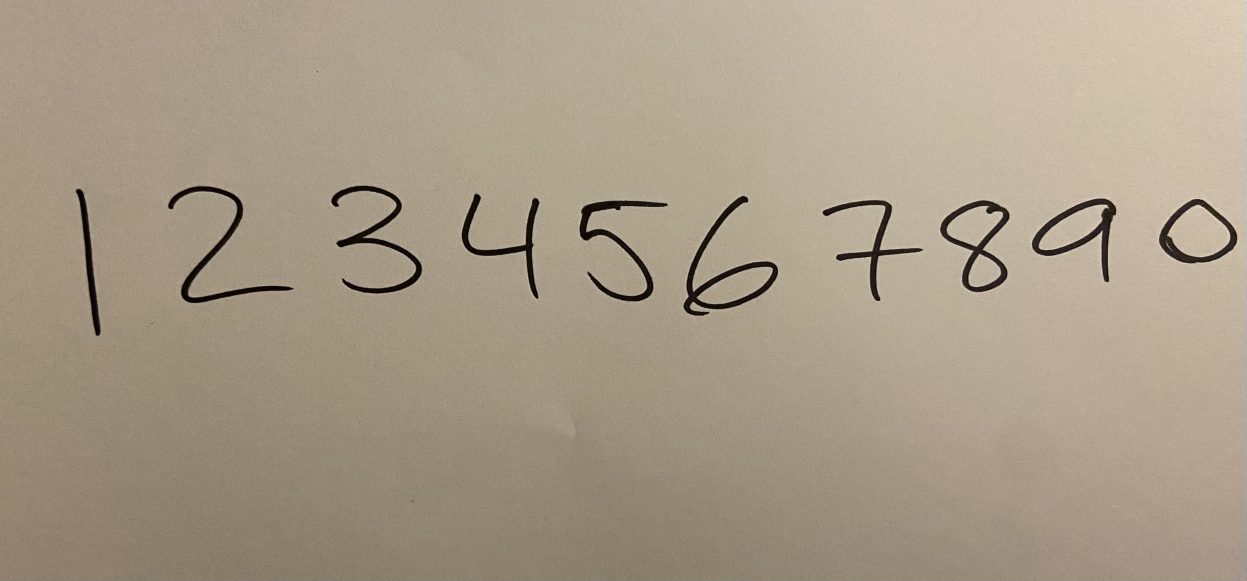
#> input picture number_test4.jpg, 3739 x 1743 px (shown at 1/3 size)
$ jupyter execute Ordered_Digits.ipynb   (older library calls are emulated)
#> lines starting #> are read from the running program, lines starting #| are printed output that depends on the picture; after the words box and inside, x2 and y2 are one past the last pixel; in counts of white or black regions, pixels touching at a corner belong together
[cell 1]
# Image with all digits
import cv2
import numpy as np
import matplotlib.pyplot as plt
import pandas as pd

image = cv2.imread('number_test4.jpg')
#> image is the input picture: shape (1743, 3739, 3); mean B, G, R 136.6, 155.5, 168.6
image = cv2.resize(image, (700, 500))
#> image: shape (500, 700, 3)
grey = cv2.cvtColor(image.copy(), cv2.COLOR_BGR2GRAY)
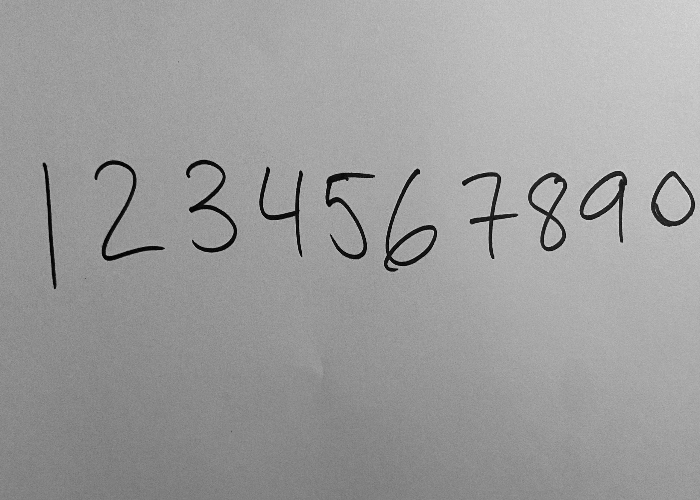
#> grey: shape (500, 700); min 1, max 234, mean 157.1

ret, thresh = cv2.threshold(grey.copy(), 100, 255, cv2.THRESH_BINARY_INV)
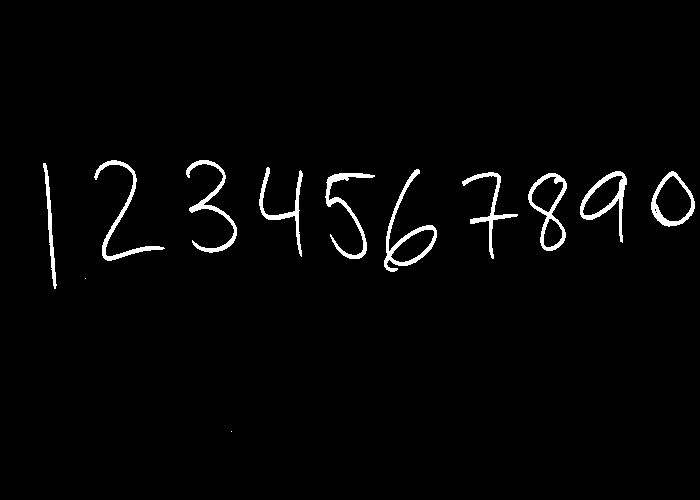
#> thresh: shape (500, 700); 2.1% white; 12 white regions (2 under 20 px)
_, contours, _ = cv2.findContours(thresh.copy(), cv2.RETR_EXTERNAL, cv2.CHAIN_APPROX_SIMPLE)
#> contours = 12 contours, 2 with area under 20; largest, box (x1, y1, x2, y2) and area: (528, 173, 567, 251) 1718, (651, 171, 695, 227) 1643, (384, 169, 437, 272) 1519, (580, 171, 627, 243) 1416, (186, 160, 237, 253) 662

preprocessed_digits = []
x_coord = []
y_coord = []

for c in contours:
    x, y, w, h = cv2.boundingRect(c)

    # Cropping digit out of image
    digit = thresh[y:y+h, x:x+w]

    # Check size of digit to attempt to keep extraneous markings out of data
    if(digit.size > 325):
        # Create rectangle around each digit in image to display
        cv2.rectangle(image, (x, y), (x+w, y+h), color=(255, 0, 0))

        # Resizing digit to 18x18 to be centered in 28x28 in image
        resized_digit = cv2.resize(digit, (18,18))

        # Pad digit with 5 pixels of black on each side to have digit centered in 28x28 image
        padded_digit = np.pad(resized_digit, ((5,5),(5,5)), 'constant', constant_values=0)

        # Appending final preprocessed digit to list
        preprocessed_digits.append(padded_digit)
        x_coord.append(x)
        y_coord.append(y)
#> this loop made 12 passes
#> (x, y, w, h) on passes 3 to 12: (528, 173, 39, 78), (325, 173, 50, 86), (462, 172, 56, 87), (651, 171, 44, 56), (580, 171, 47, 72), (384, 169, 53, 103), (259, 167, 44, 90), (43, 163, 14, 126), (186, 160, 51, 93), (94, 160, 71, 101)
#> (x, y, w, h, digit) on passes 1 to 2: (231, 431, 1, 1, [255]), (85, 278, 1, 1, [255])
#> pass 3, `padded_digit = np.pad(resized_digit, ((5,5),(5,5)), 'constant', consta..`:
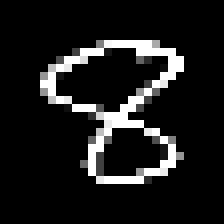
#> padded_digit: shape (28, 28) (shown 8 times larger); min 0, max 255, mean 27.5
#> after the loop:
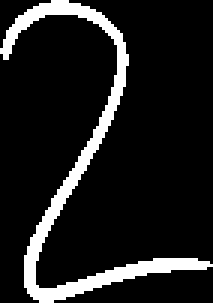
#> digit: shape (101, 71) (shown 3 times larger); 11.6% white; 1 white region, box (x1, y1, x2, y2) and area: (0, 0, 71, 101) 834
#> after the loop:
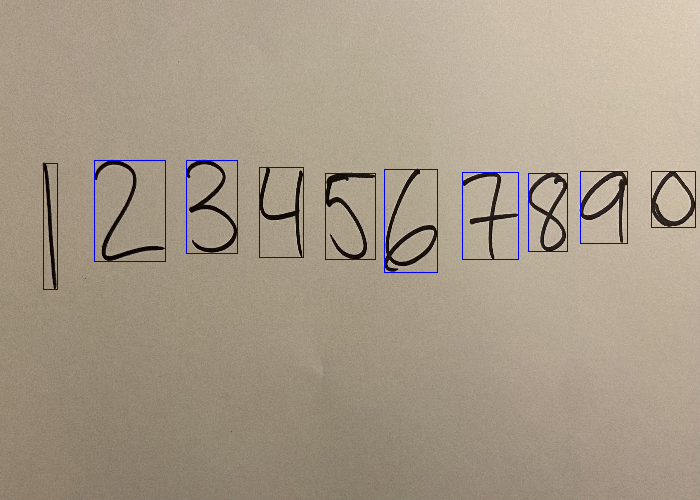
#> image: shape (500, 700, 3); mean B, G, R 137.4, 154.1, 167.1
#> after the loop, preprocessed_digits = 10 items; x_coord = [528, 325, 462, 651, 580, 384, 259, 43, 186, 94]; y_coord = [173, 173, 172, 171, 171, 169, 167, 163, 160, 160]

plt.imshow(image, cmap='gray')
plt.show

[cell 2]
df = pd.DataFrame()
df['Preprocessed_Digits'] = preprocessed_digits
df['X_Coord'] = x_coord
df['Y_Coord'] = y_coord
df

[cell 3]
df_1 = df.sort_values(by=['X_Coord', 'Y_Coord'], ascending=True)
df_1

[cell 4]
df_1 = df_1.reset_index(drop=True)
df_1

[cell 5]
plt.imshow(df.Preprocessed_Digits[0], cmap='gray')
plt.show()

[cell 6]
plt.imshow(df_1.Preprocessed_Digits[0], cmap='gray')
plt.show()

[cell 7]
image = cv2.imread('number_test_rows.jpg')
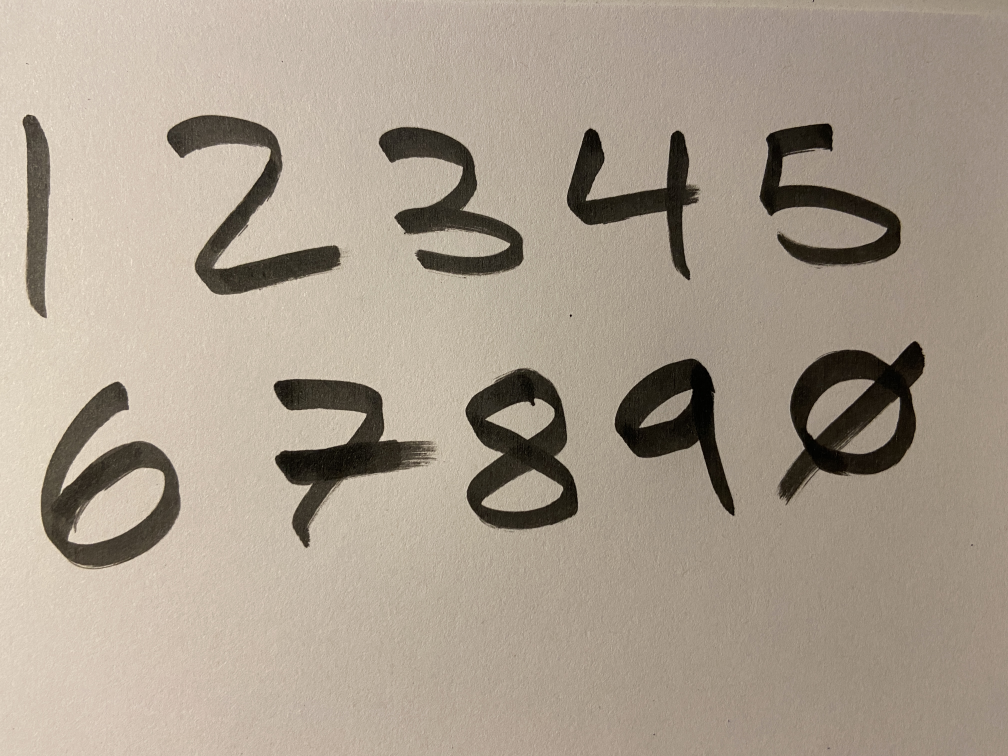
#> input picture number_test_rows.JPG, 4032 x 3024 px, found by its file name (shown at 1/4 size)
#> image is the input picture: shape (3024, 4032, 3); mean B, G, R 141.7, 156.8, 169
image = cv2.resize(image, (700, 500))
#> image: shape (500, 700, 3)
grey = cv2.cvtColor(image.copy(), cv2.COLOR_BGR2GRAY)

ret, thresh = cv2.threshold(grey.copy(), 100, 255, cv2.THRESH_BINARY_INV)
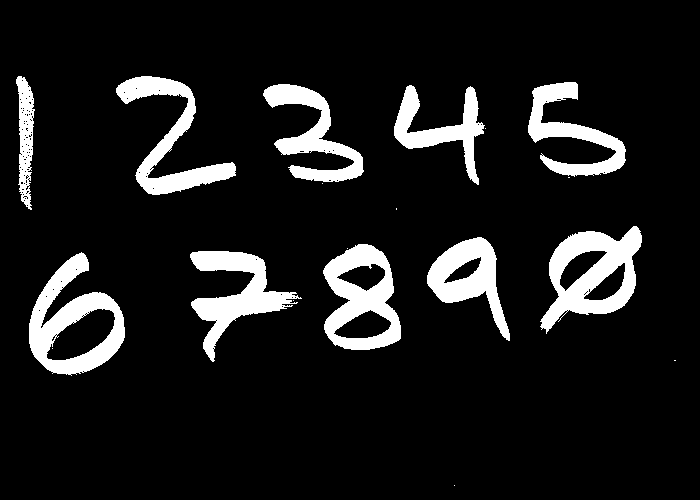
#> thresh: shape (500, 700); 10.8% white; 19 white regions (9 under 20 px)
_, contours, _ = cv2.findContours(thresh.copy(), cv2.RETR_EXTERNAL, cv2.CHAIN_APPROX_SIMPLE)
#> contours = 18 contours, 8 with area under 20; largest, box (x1, y1, x2, y2) and area: (29, 252, 125, 376) 6814, (540, 226, 642, 334) 6403, (323, 244, 401, 350) 6002, (190, 251, 302, 362) 3985, (116, 76, 236, 195) 3796

_, y1, _, _ = cv2.boundingRect(contours[0])
#> y1 = 485

preprocessed_digits = []
x_coord = []
y_coord = []
y_row = []

#print('y_row', y_row)

for c in contours:
    x, y, w, h = cv2.boundingRect(c)

    # Cropping digit out of image
    digit = thresh[y:y+h, x:x+w]

    # Check size of digit to attempt to keep extraneous markings out of data
    if(digit.size > 325):

        if(y_row == []):
            y_row.append(y)

        # Create rectangle around each digit in image to display
        cv2.rectangle(image, (x, y), (x+w, y+h), color=(255, 0, 0))

        # Resizing digit to 18x18 to be centered in 28x28 in image
        resized_digit = cv2.resize(digit, (18,18))

        # Pad digit with 5 pixels of black on each side to have digit centered in 28x28 image
        padded_digit = np.pad(resized_digit, ((5,5),(5,5)), 'constant', constant_values=0)

        y_flag = False
        for row_y in y_row:
            if((y < (row_y + h/1)) and (y > row_y - h/1)):
                y = row_y
                y_flag = True
                print('Y changed to:', y, 'Height:', h)
            if(y_flag == True):
                break
        if(y_flag == False):
            y_row.append(y)


        # Appending final preprocessed digit to list
        preprocessed_digits.append(padded_digit)
        x_coord.append(x)
        y_coord.append(y)
#> this loop made 18 passes
#> (x, w, h) on passes 4, 5, 7, 8, 9, 14, 15, 16, 17, 18: (29, 96, 124), (190, 112, 111), (323, 78, 106), (427, 83, 104), (540, 102, 108), (394, 91, 100), (263, 101, 98), (528, 98, 95), (116, 120, 119), (16, 19, 134)
#> (x, w, h, digit) on passes 1, 3, 6, 11, 13: (454, 1, 1, [255]), (293, 1, 1, [255]), (347, 1, 1, [255]), (322, 1, 1, [255]), (485, 1, 1, [255])
#| Y changed to: 252 Height: 124
#| Y changed to: 252 Height: 111
#| Y changed to: 252 Height: 106
#| Y changed to: 252 Height: 104
#| Y changed to: 252 Height: 108
#| Y changed to: 85 Height: 98
#| Y changed to: 85 Height: 95
#| Y changed to: 85 Height: 119
#> (further printed lines are left out)
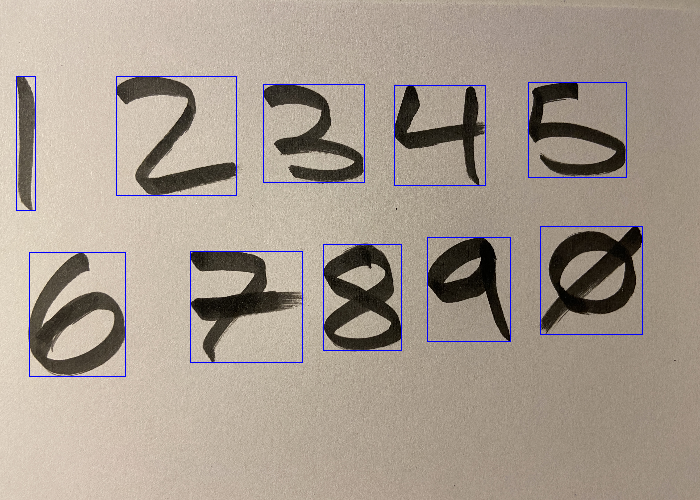
#> image: shape (500, 700, 3); mean B, G, R 142.8, 154.8, 166.8
#> after the loop, x_coord = [29, 190, 323, 427, 540, 394, 263, 528, 116, 16]; y_coord = [252, 252, 252, 252, 252, 85, 85, 85, 85, 85]; y_row = [252, 85]

plt.imshow(image, cmap='gray')
plt.show

[cell 8]
df = pd.DataFrame()
df['Preprocessed_Digits'] = preprocessed_digits
df['X_Coord'] = x_coord
df['Y_Coord'] = y_coord
df

[cell 9]
df_1 = df.sort_values(by=['Y_Coord', 'X_Coord'], ascending=True)
df_1 = df_1.reset_index(drop=True)
df_1

[cell 10]
plt.imshow(df.Preprocessed_Digits[3], cmap='gray')
plt.show()
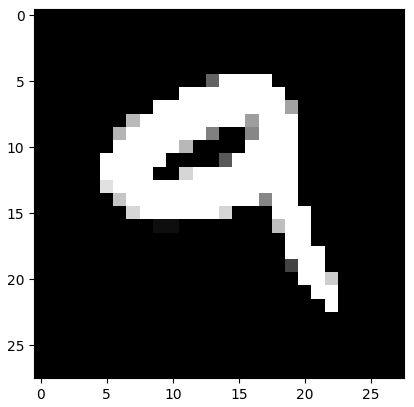
#> figure drawn by matplotlib, 1 panel

[cell 11]
plt.imshow(df_1.Preprocessed_Digits[9], cmap='gray')
plt.show()
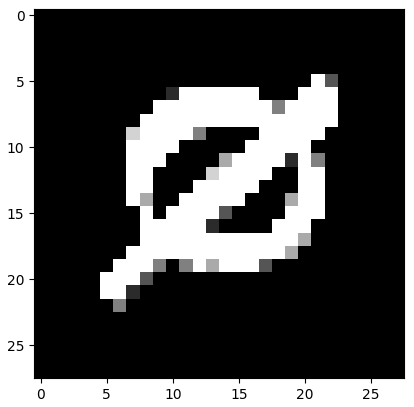
#> figure drawn by matplotlib, 1 panel
